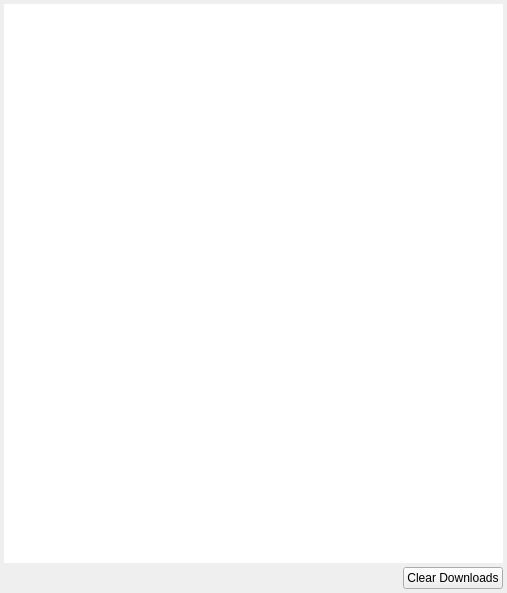
<?xml version="1.0" encoding="UTF-8"?>
<ui version="4.0">
 <class>DownloadManager</class>
 <widget class="QWidget" name="DownloadManager">
  <property name="geometry">
   <rect>
    <x>0</x>
    <y>0</y>
    <width>507</width>
    <height>593</height>
   </rect>
  </property>
  <property name="windowTitle">
   <string>Downloads</string>
  </property>
  <layout class="QGridLayout" name="gridLayout">
   <property name="leftMargin">
    <number>4</number>
   </property>
   <property name="topMargin">
    <number>4</number>
   </property>
   <property name="rightMargin">
    <number>4</number>
   </property>
   <property name="bottomMargin">
    <number>4</number>
   </property>
   <property name="spacing">
    <number>4</number>
   </property>
   <item row="0" column="0">
    <widget class="QTableWidget" name="tableWidget">
     <property name="frameShape">
      <enum>QFrame::NoFrame</enum>
     </property>
     <property name="editTriggers">
      <set>QAbstractItemView::NoEditTriggers</set>
     </property>
     <property name="showGrid">
      <bool>false</bool>
     </property>
     <property name="columnCount">
      <number>1</number>
     </property>
     <attribute name="horizontalHeaderVisible">
      <bool>false</bool>
     </attribute>
     <attribute name="horizontalHeaderStretchLastSection">
      <bool>true</bool>
     </attribute>
     <attribute name="verticalHeaderVisible">
      <bool>false</bool>
     </attribute>
     <column/>
    </widget>
   </item>
   <item row="1" column="0">
    <layout class="QHBoxLayout" name="horizontalLayout">
     <item>
      <spacer name="horizontalSpacer">
       <property name="orientation">
        <enum>Qt::Horizontal</enum>
       </property>
       <property name="sizeHint" stdset="0">
        <size>
         <width>40</width>
         <height>20</height>
        </size>
       </property>
      </spacer>
     </item>
     <item>
      <widget class="QPushButton" name="pushButtonClear">
       <property name="text">
        <string>Clear Downloads</string>
       </property>
      </widget>
     </item>
    </layout>
   </item>
  </layout>
 </widget>
 <resources/>
 <connections/>
</ui>
